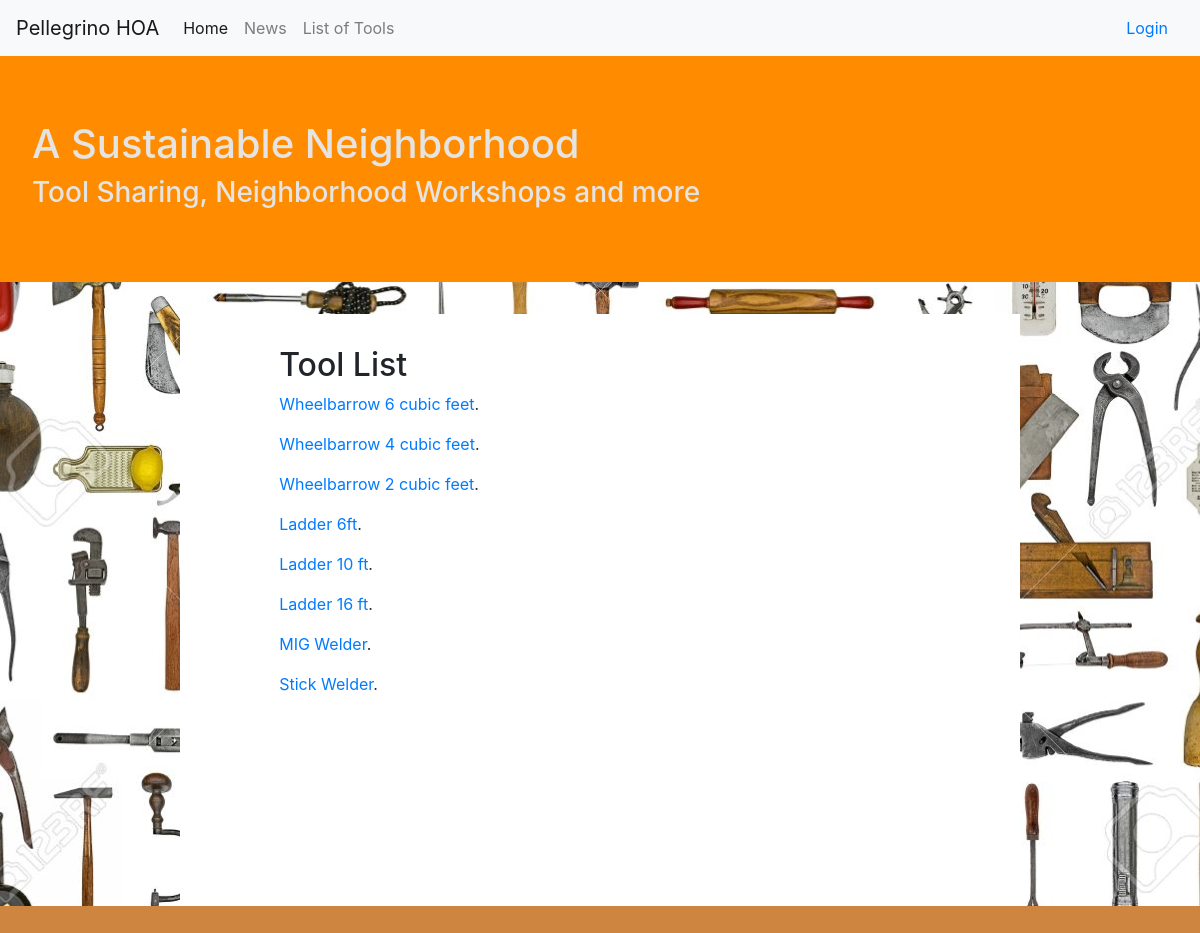
The app's page /catalog/tools/, older data.
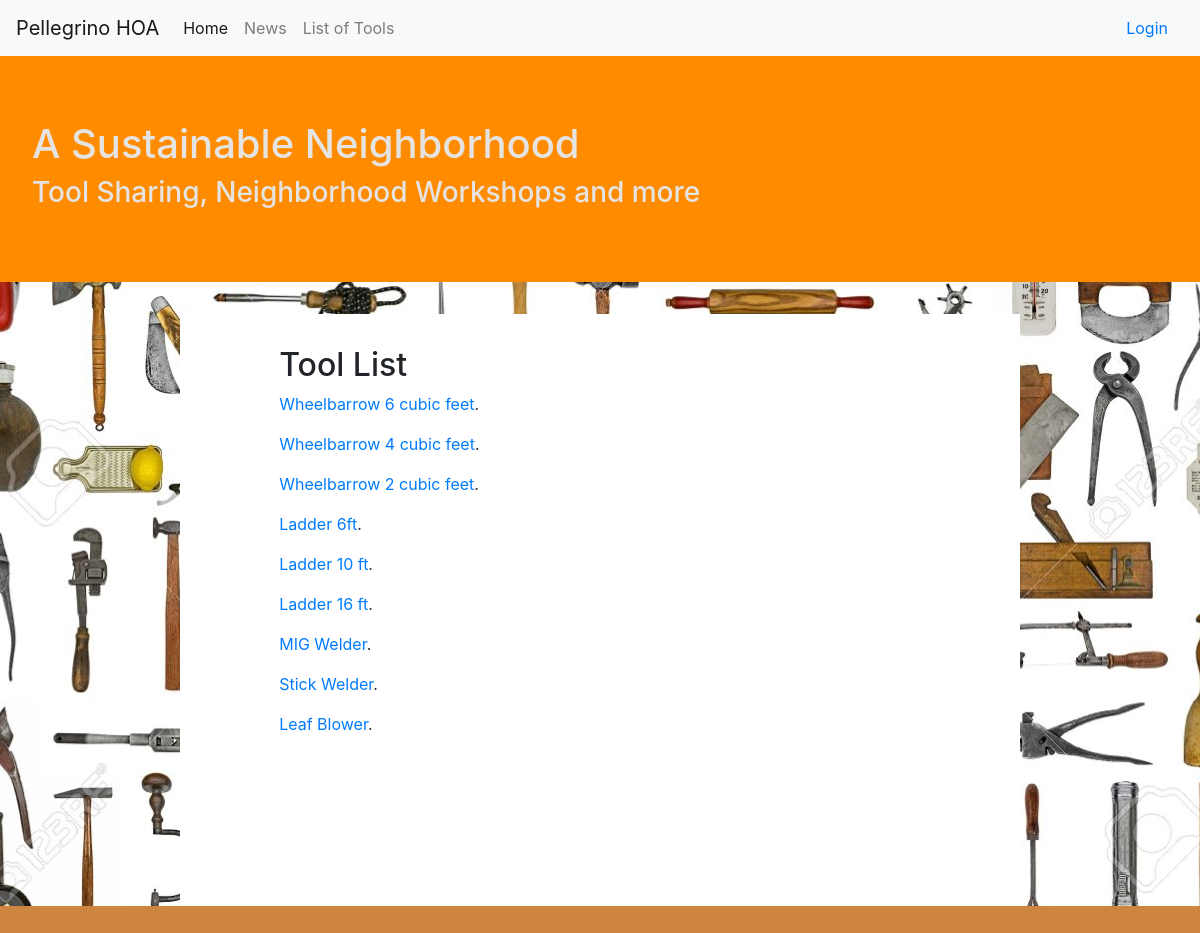
The same page, newer data.
### catalog/models.py (models this page shows, shortened)
class Tool(models.Model):
    tool = models.CharField(max_length=200)
    host = models.ForeignKey('Host', on_delete=models.SET_NULL, null=True)
    description = models.TextField(max_length=1000,
                                   help_text='Enter a brief description of the tool')
    tool_type = models.ManyToManyField(ToolType, help_text='Select a type for this tool')
    def display_tool_type(self):
        """Create a string for the ToolType.
        This is required to display genre in Admin."""
        return ', '.join(tool_type.name for tool_type in self.tool_type.all()[:3])
    display_tool_type.short_description = 'Tool Type'
    def get_absolute_url(self):
        return reverse('tool-detail', args=[str(self.id)])

### catalog/views.py (the view)
# urls.py: path('tools/', views.ToolListView.as_view(), name='tools'),
class ToolListView(generic.ListView):
    model = Tool
    paginate_by = 12

### catalog/templates/catalog/tool_list.html
{% extends "base_generic.html" %}
{% block content %}
  <h2>Tool List</h2>
  {% if tool_list %}
  <ul class="list-unstyled">
    {% for tool in tool_list %}
      <li>
        <p><a href="{{ tool.get_absolute_url }}">{{ tool.tool }}</a>.</p>
      </li>
    {% endfor %}
  </ul>
  {% else %}
    <p>There are no tools in the tool shed.</p>
  {% endif %}
{% endblock %}

Row changes from the older to the newer data that the page shows:
added Tool: tool "Leaf Blower"
